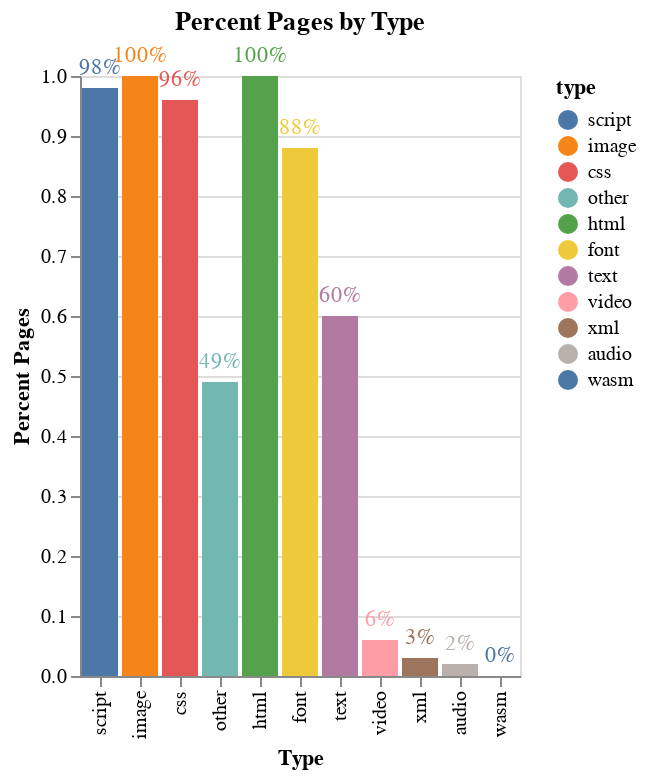

Notebook code cell kept with this figure:
### Code cell
bar_chart_pages = alt.Chart(requests_type_df).mark_bar().encode(
    x=alt.X("type", title="Type", sort=None),
    y=alt.Y("percent_pages", title="Percent Pages"),
    color=alt.Color(field="type", sort=None),
    tooltip=["type", "percent_pages"]
).properties(
    title="Percent Pages by Type"
)
bar_chart_pages + bar_chart_pages.mark_text(
    dy=-10,
).encode(
    text=alt.Text("percent_pages:Q", format=".0%")
)

### Figure 1 — Vega-Lite specification as saved in the notebook (floating-point values rounded to 4 significant figures)
{"config": {"view": {"continuousWidth": 400, "continuousHeight": 300}}, "layer": [{"mark": "bar", "encoding": {"color": {"field": "type", "sort": null}, "tooltip": [{"field": "type", "type": "nominal"}, {"field": "percent_pages", "type": "quantitative"}], "x": {"field": "type", "sort": null, "title": "Type", "type": "nominal"}, "y": {"field": "percent_pages", "title": "Percent Pages", "type": "quantitative"}}, "title": "Percent Pages by Type"}, {"mark": {"type": "text", "dy": -10}, "encoding": {"color": {"field": "type", "sort": null}, "text": {"field": "percent_pages", "format": ".0%", "type": "quantitative"}, "tooltip": [{"field": "type", "type": "nominal"}, {"field": "percent_pages", "type": "quantitative"}], "x": {"field": "type", "sort": null, "title": "Type", "type": "nominal"}, "y": {"field": "percent_pages", "title": "Percent Pages", "type": "quantitative"}}, "title": "Percent Pages by Type"}], "data": {"name": "data-e2e4fff7321aebe7e2b1e0b1b024a4e6"}, "$schema": "https://vega.github.io/schema/vega-lite/v4.17.0.json", "datasets": {"data-e2e4fff7321aebe7e2b1e0b1b024a4e6": [{"type": "script", "requests": 817636850, "pages": 23885146, "percent_requests": 0.34, "percent_pages": 0.98}, {"type": "image", "requests": 744181758, "pages": 24465443, "percent_requests": 0.31, "percent_pages": 1.0}, {"type": "css", "requests": 279208078, "pages": 23575222, "percent_requests": 0.12, "percent_pages": 0.96}, {"type": "other", "requests": 187424669, "pages": 12001071, "percent_requests": 0.08, "percent_pages": 0.49}, {"type": "html", "requests": 162335275, "pages": 24462613, "percent_requests": 0.07, "percent_pages": 1.0}, {"type": "font", "requests": 128926306, "pages": 21491621, "percent_requests": 0.05, "percent_pages": 0.88}, {"type": "text", "requests": 62780147, "pages": 14798581, "percent_requests": 0.03, "percent_pages": 0.6}, {"type": "video", "requests": 6874793, "pages": 1377851, "percent_requests": 0.0, "percent_pages": 0.06}, {"type": "xml", "requests": 2504041, "pages": 772155, "percent_requests": 0.0, "percent_pages": 0.03}, {"type": "audio", "requests": 1184613, "pages": 504820, "percent_requests": 0.0, "percent_pages": 0.02}, {"type": "wasm", "requests": 142549, "pages": 59759, "percent_requests": 0.0, "percent_pages": 0.0}]}}
